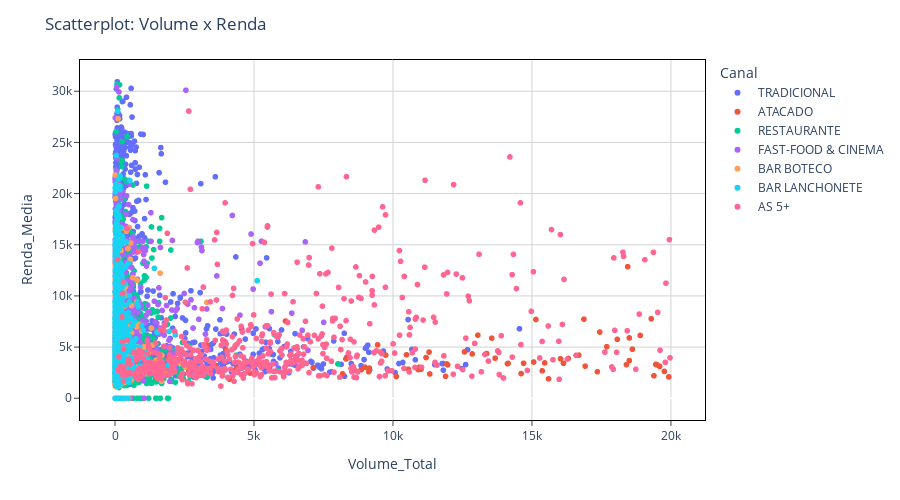

Notebook source saved alongside this figure:
### Code cell
fig9 = px.scatter(df[df['Volume_Total']<20000], x="Volume_Total", y="Renda_Media", color="Canal")
fig9.update_layout(
    plot_bgcolor='white'
)
fig9.update_xaxes(
    mirror=True,
    ticks='outside',
    showline=True,
    linecolor='black',
    gridcolor='lightgrey'
)
fig9.update_yaxes(
    mirror=True,
    ticks='outside',
    showline=True,
    linecolor='black',
    gridcolor='lightgrey'
)
fig9.update_layout(
    height=500,
    width=900,
    title="Scatterplot: Volume x Renda",

)
fig9.show()

### Figure 1 — Plotly figure (JSON) as saved in the notebook; plotly's stock layout.template omitted (floating-point values rounded to 4 significant figures; data arrays with more than 128 entries replaced by an {"elided": "..."} marker saying what was removed)
{"data": [{"hovertemplate": "Canal=TRADICIONAL<br>Volume_Total=%{x}<br>Renda_Media=%{y}<extra></extra>", "legendgroup": "TRADICIONAL", "marker": {"color": "#636efa", "symbol": "circle"}, "mode": "markers", "name": "TRADICIONAL", "showlegend": true, "type": "scattergl", "x": {"elided": "10391 float values"}, "xaxis": "x", "y": {"elided": "10391 float values"}, "yaxis": "y"}, {"hovertemplate": "Canal=ATACADO<br>Volume_Total=%{x}<br>Renda_Media=%{y}<extra></extra>", "legendgroup": "ATACADO", "marker": {"color": "#EF553B", "symbol": "circle"}, "mode": "markers", "name": "ATACADO", "showlegend": true, "type": "scattergl", "x": [18895, 19922, 19290.0, 17353, 18500.0, 16130.0, 12850.0, 2656.0, 6134.0, 730.6, 17690.0, 15600.0, 19450.0, 16910.0, 19760.0, 18070.0, 17440.0, 14140.0, 63, 2769.0, 13054, 9736.0, 3984, 4852.0, 13550.0, 4366.0, 8185.0, 1936.0, 23.2, 9127.0, 16310.0, 3325.0, 19390.0, 10490.0, 798.8, 756.8, 15140.0, 18400.0, 5047.0, 18610.0, 1567.0, 11970.0, 18440.0, 11297, 18500.0, 14120.0, 13680.0, 15060.0, 16680.0, 10960.0, 13370.0, 11890.0, 10120.0, 14700.0, 10910.0, 7130.0, 9150.0, 11330.0, 19510.0, 4118.0, 19590.0, 15370.0, 10550.0, 16028, 15460.0, 11190.0, 16870.0, 8307.0, 8858.0, 11010.0, 11938, 14610, 3602.0, 9447.0, 8993.0, 12570.0], "xaxis": "x", "y": [6139.0, 2087.0, 7764.0, 2592.0, 3678.0, 3416.0, 4329.0, 2650.0, 7540.0, 2199.0, 5037.0, 1899.0, 3311.0, 3138.0, 2623.0, 5758.0, 6468.0, 3411.0, 7262.0, 3141.0, 6165.0, 4220.0, 4770.0, 2467.0, 5873.0, 2877.0, 2378.0, 3965.0, 2248.0, 2594.0, 3887.0, 5174.0, 2197.0, 4247.0, 2599.0, 2553.0, 7699.0, 3287.0, 3348.0, 4793.0, 3177.0, 3260.0, 12850.0, 4515.0, 5894.0, 3380.0, 3916.0, 3544.0, 4214.0, 3041.0, 4368.0, 2148.0, 2126.0, 3415.0, 2805.0, 3003.0, 2947.0, 2373.0, 3262.0, 1863.0, 3115.0, 2682.0, 2829.0, 3855.0, 3451.0, 3972.0, 7730.0, 3844.0, 2785.0, 2839.0, 3349.0, 2409.0, 3185.0, 5219.0, 3038.0, 4530.0], "yaxis": "y"}, {"hovertemplate": "Canal=RESTAURANTE<br>Volume_Total=%{x}<br>Renda_Media=%{y}<extra></extra>", "legendgroup": "RESTAURANTE", "marker": {"color": "#00cc96", "symbol": "circle"}, "mode": "markers", "name": "RESTAURANTE", "showlegend": true, "type": "scattergl", "x": {"elided": "4485 float values"}, "xaxis": "x", "y": {"elided": "4485 float values"}, "yaxis": "y"}, {"hovertemplate": "Canal=FAST-FOOD & CINEMA<br>Volume_Total=%{x}<br>Renda_Media=%{y}<extra></extra>", "legendgroup": "FAST-FOOD & CINEMA", "marker": {"color": "#ab63fa", "symbol": "circle"}, "mode": "markers", "name": "FAST-FOOD & CINEMA", "showlegend": true, "type": "scattergl", "x": {"elided": "1093 float values"}, "xaxis": "x", "y": {"elided": "1093 float values"}, "yaxis": "y"}, {"hovertemplate": "Canal=BAR BOTECO<br>Volume_Total=%{x}<br>Renda_Media=%{y}<extra></extra>", "legendgroup": "BAR BOTECO", "marker": {"color": "#FFA15A", "symbol": "circle"}, "mode": "markers", "name": "BAR BOTECO", "showlegend": true, "type": "scattergl", "x": {"elided": "3458 float values"}, "xaxis": "x", "y": {"elided": "3458 float values"}, "yaxis": "y"}, {"hovertemplate": "Canal=BAR LANCHONETE<br>Volume_Total=%{x}<br>Renda_Media=%{y}<extra></extra>", "legendgroup": "BAR LANCHONETE", "marker": {"color": "#19d3f3", "symbol": "circle"}, "mode": "markers", "name": "BAR LANCHONETE", "showlegend": true, "type": "scattergl", "x": {"elided": "2689 float values"}, "xaxis": "x", "y": {"elided": "2689 float values"}, "yaxis": "y"}, {"hovertemplate": "Canal=AS 5+<br>Volume_Total=%{x}<br>Renda_Media=%{y}<extra></extra>", "legendgroup": "AS 5+", "marker": {"color": "#FF6692", "symbol": "circle"}, "mode": "markers", "name": "AS 5+", "showlegend": true, "type": "scattergl", "x": {"elided": "547 float values"}, "xaxis": "x", "y": {"elided": "547 float values"}, "yaxis": "y"}], "layout": {"height": 500, "legend": {"title": {"text": "Canal"}, "tracegroupgap": 0}, "margin": {"t": 60}, "plot_bgcolor": "white", "title": {"text": "Scatterplot: Volume x Renda"}, "width": 900, "xaxis": {"anchor": "y", "domain": [0, 1], "gridcolor": "lightgrey", "linecolor": "black", "mirror": true, "showline": true, "ticks": "outside", "title": {"text": "Volume_Total"}}, "yaxis": {"anchor": "x", "domain": [0, 1], "gridcolor": "lightgrey", "linecolor": "black", "mirror": true, "showline": true, "ticks": "outside", "title": {"text": "Renda_Media"}}}}
